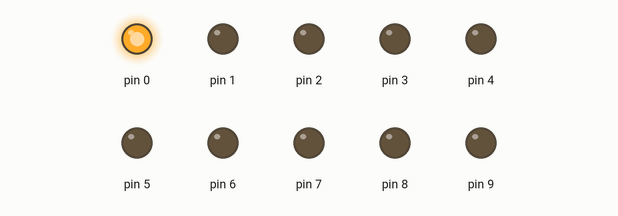
Bench run of a sketch on a simulated Arduino Uno, built with avr-gcc and run on an emulated ATmega328P. On the bench: output pins drawn as LEDs (lit = HIGH).

Above: at 0.05 s.
At 0.6 s:
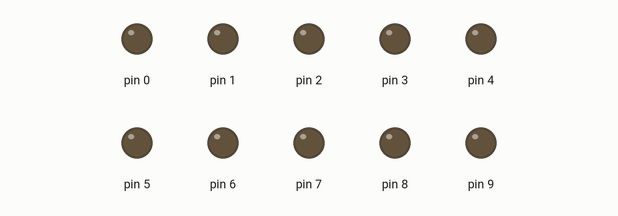
At 3.35 s:
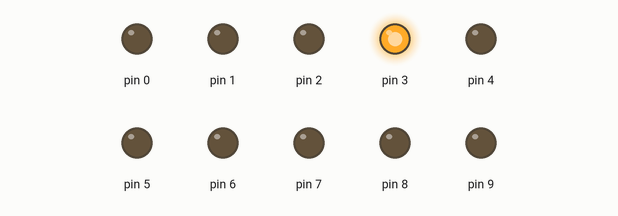
At 6.65 s:
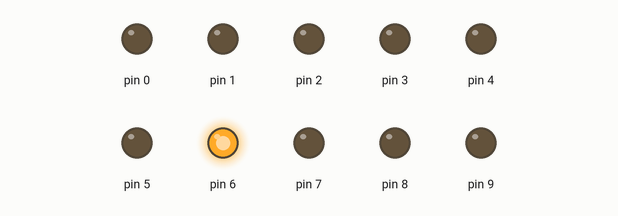
At 9.95 s:
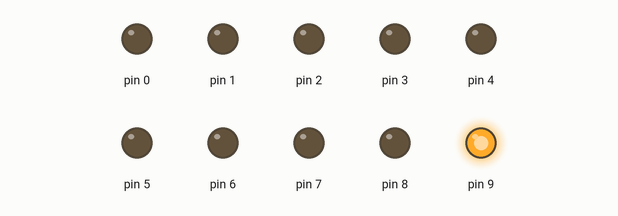
At 13.25 s:
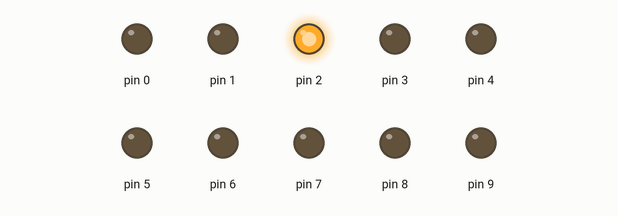
Timing chart, 0 to 14.3 s (numbered marks = the images above):
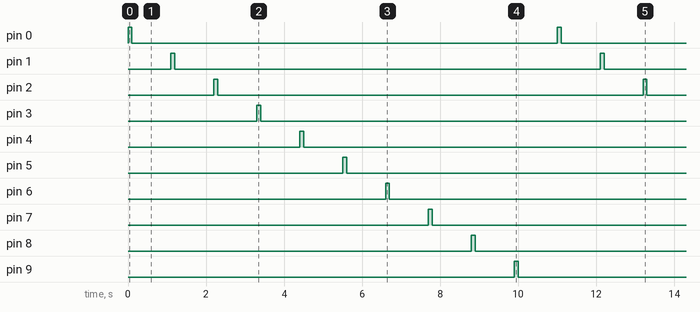

Measured:
- by itself, pin 0–9: alternates HIGH for 0.10 s and LOW for 10.9 s
- by itself, everything shown: repeats every 11.0 s, in 20 steps

The sketch:

sketch_apr14a2.ino
```cpp
//int sensorValue = 0;
//int barra_led(int = v);
int i;

void setup() {
  // put your setup code here, to run once:
  //DDRD = B1111111;
  //DDRB = B0011111;
  for(i=0; i<10; i++)
    pinMode(i, OUTPUT);
}

void loop() {
  // put your main code here, to run repeatedly:
  //static int conta = 0;
  //PORTD = conta;
  for(i=0; i<10; i++){
    digitalWrite(i, HIGH);
    delay(100);
    digitalWrite(i,LOW);
    delay(1000);
  }
  //delay(100) //da um pequeno delay pra improve a performance do simulador

}
```
